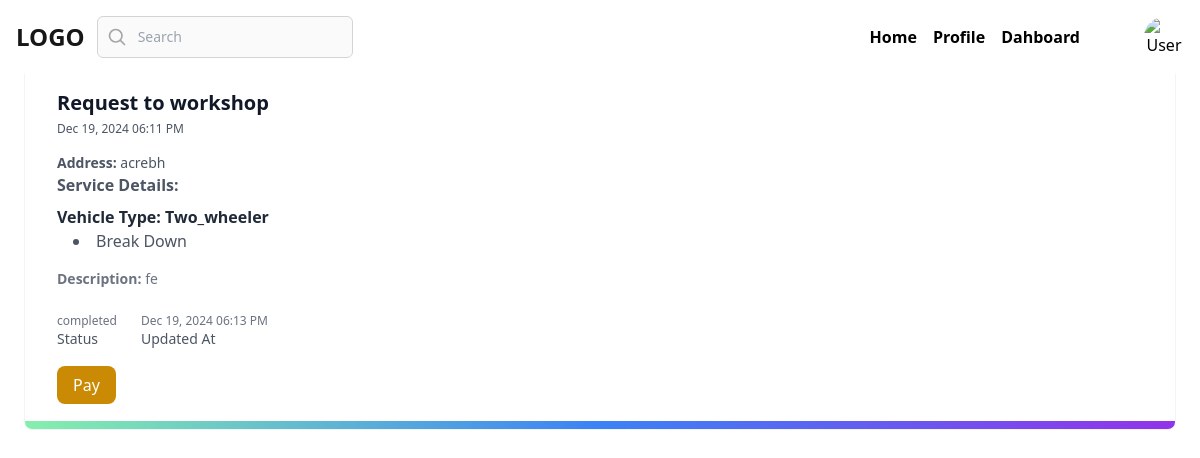
Screenshot of /breakdown/details/71/customer/ with the database file from the repository.
### myapp/models.py (models this page shows, shortened)
class BaseModel(models.Model):
    created_date=models.DateTimeField(auto_now_add=True)
    updated_date=models.DateTimeField(auto_now=True)
    is_active=models.BooleanField(default=True)

class BreakdownRequest(BaseModel):
    customer = models.ForeignKey(User, on_delete=models.CASCADE, related_name='breakdown_requests')
    service_provider = models.ForeignKey(User, on_delete=models.SET_NULL, blank=True, null=True, related_name='assigned_requests')
    service_types = models.ManyToManyField(ServiceType, related_name='breakdown_requests')
    description = models.TextField(null=True)
    image = models.ImageField(upload_to='images/', blank=True, null=True)
    status_choices = [
        ('pending', 'Pending'),
        ('accepted', 'Accepted'),
        ('pick_up', 'Pick up Completed'),
        ('in_progress', 'In Progress'),
        ('completed', 'Completed'),
        ('delivered', 'Delivered'),
        ('cancelled', 'Cancelled'),
        ]
    status = models.CharField(max_length=20, choices=status_choices, default='pending')
    latitude = models.FloatField(blank=True,null=True)
    longitude = models.FloatField(blank=True,null=True)
    completed_at = models.DateTimeField(blank=True, null=True)

class User(AbstractUser):
    role_choices = [
        ('customer', 'Customer'),
        ('provider', 'Service Provider'),
    ]
    role = models.CharField(max_length=20, choices=role_choices,default="customer")
    phone_number = models.CharField(max_length=15, blank=True, null=True)
    is_verified=models.BooleanField(default=False)
    otp=models.CharField(max_length=6,null=True,blank=True)

class BaseModel(models.Model):
    created_date=models.DateTimeField(auto_now_add=True)
    updated_date=models.DateTimeField(auto_now=True)
    is_active=models.BooleanField(default=True)

class ServiceProviderProfile(BaseModel):
    user = models.OneToOneField(User, on_delete=models.CASCADE, related_name='provider_profile')
    service_types = models.ManyToManyField(ServiceType, related_name='providers')
    address = models.CharField(max_length=200, blank=True ,null=True)
    availability_status = models.BooleanField(default=True)
    profile_picture = models.ImageField(upload_to='profilepictures/', blank=True, null=True, default="profilepictures/default.png")

class ServiceType(models.Model):
    vehicle_type_choices = [
        ('two_wheeler', 'Two wheeler'),
        ('four_wheeler', 'Four Wheeler'),
        ('others', 'Others'),
        ]
    vehicle_type = models.CharField(max_length=20, choices=vehicle_type_choices, default='two_wheeler')
    name = models.CharField(max_length=100)
    description = models.TextField(blank=True, null=True)

### myapp/views.py (the view)
# urls.py: path('breakdown/details/<int:pk>/customer/',views.CustomerBreakdownRequestDetailView.as_view(), name='breakdownrequestcustomer-detail'),
class CustomerBreakdownRequestDetailView(View):
    template_name = "breakdownrequest_customer_detail.html"
    def get(self, request, *args, **kwargs):
        id = kwargs.get("pk")
        try:
            request_instance = BreakdownRequest.objects.get(id=id)
        except BreakdownRequest.DoesNotExist:
            return render(request, self.template_name, {"error": "Breakdown request not found."})
        try:
            grouped_services = {
                'two_wheeler': request_instance.service_types.filter(vehicle_type='two_wheeler'),
                'four_wheeler': request_instance.service_types.filter(vehicle_type='four_wheeler'),
                'others': request_instance.service_types.filter(vehicle_type='others'),
            }
        except ServiceType.DoesNotExist:
            grouped_services = None
        breakdown_data = {
            "request": request_instance,
            "grouped_services": grouped_services,
        }
        context = {
            "data": [breakdown_data],  # Wrap in a list to maintain template structure
        }
        return render(request, self.template_name, context)

### myapp/templates/breakdownrequest_customer_detail.html (shortened to what this page needs)
{% extends "customer_base.html" %}
{% block main_block %}
<div class="my-12 w-screen max-w-7xl mx-auto px-4 sm:px-6 h-screen ">
    {% for item in data %}
    <div class="relative block overflow-hidden rounded-lg border border-gray-100 p-4 sm:p-6 lg:p-8 mb-6">
        <span class="absolute inset-x-0 bottom-0 h-2 bg-gradient-to-r from-green-300 via-blue-500 to-purple-600"></span>
        <div class="sm:flex sm:justify-between sm:gap-4">
            <div>
                <h3 class="text-lg font-bold text-gray-900 sm:text-xl">
                    Request to {{ item.request.service_provider.username }}
                </h3>
                <p class="mt-1 text-xs font-medium text-gray-600">{{ item.request.created_date|date:"M d, Y h:i A" }}</p>
            </div>
        </div>
        <div class="mt-4">
            <p class="text-sm text-gray-600">
                <strong>Address:</strong> {{ item.request.service_provider.provider_profile.address }}
            </p>
        </div>
    <div class="mb-4">
        <p class="text-gray-600"><strong>Service Details:</strong></p>
        {% for vehicle_type, services in item.grouped_services.items %}
          {% if services.exists %}
            <p class="text-gray-800 font-bold mt-2">
              Vehicle Type: {{ vehicle_type|capfirst }}
            </p>
            <ul class="list-disc list-inside text-gray-600 ml-4">
              {% for service in services %}
                <li>{{ service.name }}</li>
              {% endfor %}
            </ul>
          {% endif %}
        {% endfor %}
        <div class="mt-4">
            <p class="text-sm text-gray-500">
                <strong>Description:</strong> {{ item.request.description }}
            </p>
        </div>
        <dl class="mt-6 flex gap-4 sm:gap-6">
            <div class="flex flex-col-reverse">
                <dt class="text-sm font-medium text-gray-600">Status</dt>
                <dd class="text-xs text-gray-500">{{ item.request.status }}</dd>
            </div>
            <div class="flex flex-col-reverse">
                <dt class="text-sm font-medium text-gray-600">Updated At</dt>
                <dd class="text-xs text-gray-500">{{ item.request.updated_date|date:"M d, Y h:i A" }}</dd>
            </div>
        </dl>
        </div>
        {% if item.request.status == "completed" %}
        <div class="mt-6">
            <a href="{% url 'customer-payment' item.request.id %}" class="px-4 py-2 bg-yellow-600 text-white rounded-lg hover:bg-yellow-700">
                Pay
            </a>
        </div>
        {%endif%}
    </div>
    {% empty %}
    <p class="text-center text-gray-500">No breakdown requests available.</p>
    {% endfor %}
</div>
{% endblock %}

### rows the page displays
BreakdownRequest: request.service_provider.username "workshop", request.created_date "Dec 19, 2024 06:11 PM", request.service_provider.provider_profile.address "acrebh", grouped_services "Two_wheeler", request.description "fe", request.status "completed", request.updated_date "Dec 19, 2024 06:13 PM", shows "Pay"
ServiceType: name "Break Down"
